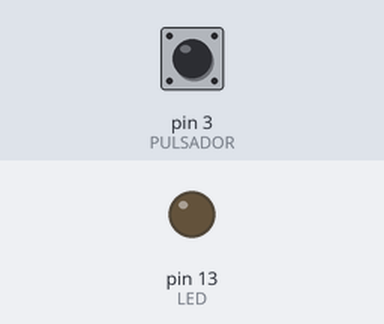
Bench run of a sketch on a simulated Arduino Uno, built with avr-gcc and run on an emulated ATmega328P. Shown: output pins drawn as LEDs (lit = HIGH). The inputs (shaded band) are chosen by the test bench; at power-on: pin 3 (PULSADOR) LOW.

Above: at 1.2 s.
1.3 s: pin 3 (PULSADOR) pulled HIGH for 0.15 s
At 1.37 s:
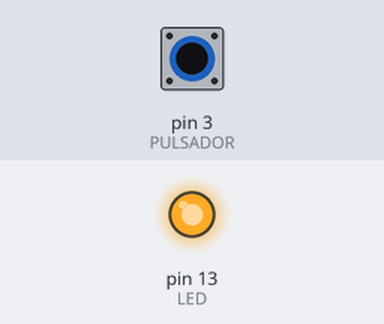
2.9 s: pin 3 (PULSADOR) pulled HIGH for 3.2 s
At 6.6 s:
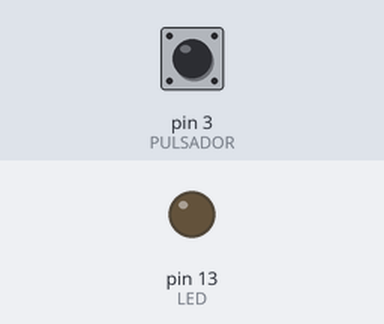
Timing chart, 0 to 8.1 s (numbered marks = the images above; inputs shaded):
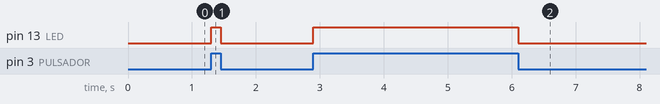

Measured:
- after the input at 1.3 s, pin 13 (LED): LOW → HIGH at once, → LOW 0.15 s later
- after the input at 2.9 s, pin 13 (LED): LOW → HIGH at once, → LOW 3.2 s later

The sketch:

main.ino
```cpp
int LED = 13;
int PULSADOR = 3;

void setup() {
  pinMode(LED, OUTPUT);
  pinMode(PULSADOR, INPUT);
}

void loop() {
  if(digitalRead(PULSADOR)==HIGH) {
    digitalWrite(LED, HIGH);
  } else {
    digitalWrite(LED, LOW);
  }
}
```
